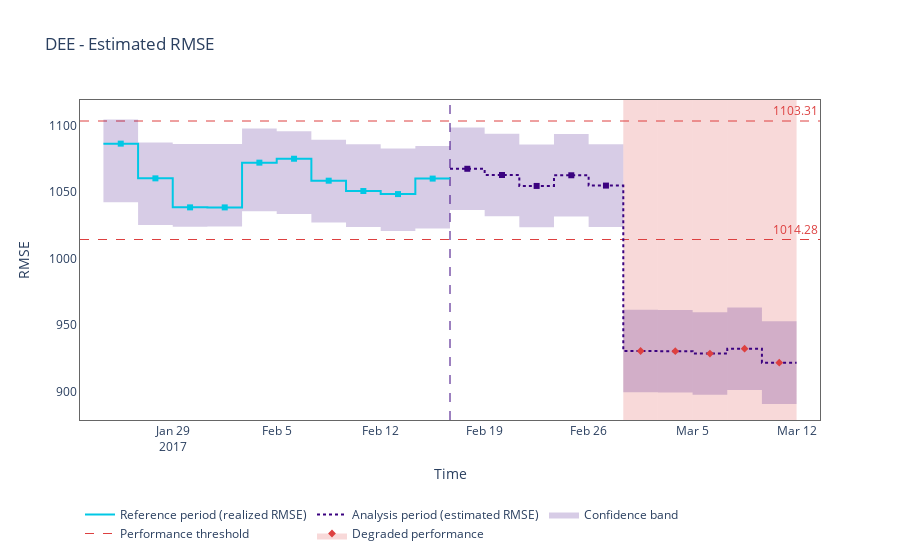
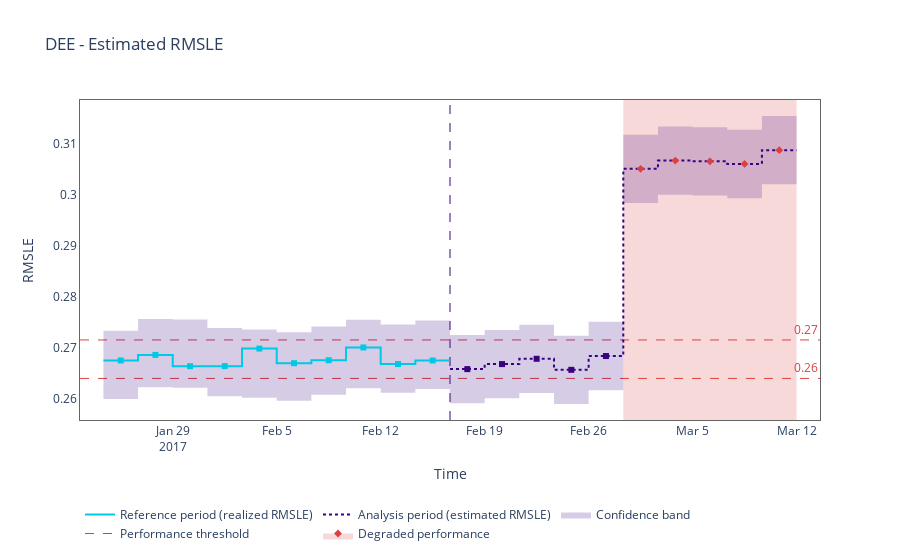

The code cell stored with these charts, in order, in its notebook:
### Code cell
import pandas as pd
import nannyml as nml
from IPython.display import display

reference, analysis, analysis_target = nml.load_synthetic_car_price_dataset()
display(reference.head(3))

estimator = nml.DEE(
    feature_column_names=['car_age', 'km_driven', 'price_new', 'accident_count', 'door_count', 'fuel', 'transmission'],
    y_pred='y_pred',
    y_true='y_true',
    timestamp_column_name='timestamp',
    metrics=['rmse', 'rmsle'],
    chunk_size=6000,
)
estimator.fit(reference)

results = estimator.estimate(analysis)
display(results.data.head(3))

for metric in estimator.metrics:
    fig1 = results.plot(kind='performance', metric=metric, plot_reference=True)
    fig1.show()
    fig1.write_image(f"../_static/tutorial-perf-est-regression-{metric}.svg")

### Figure 1 — Plotly figure (JSON) as saved in the notebook; plotly's stock layout.template omitted (floating-point values rounded to 4 significant figures)
{"data": [{"hoverinfo": "skip", "line": {"color": "rgba(0, 0, 0, 0)", "shape": "hv"}, "mode": "lines", "showlegend": false, "type": "scatter", "x": ["2017-01-24T08:00:00", "2017-01-26T16:00:00", "2017-01-29T00:00:00", "2017-01-31T08:00:00", "2017-02-02T16:00:00", "2017-02-05T00:00:00", "2017-02-07T08:00:00", "2017-02-09T16:00:00", "2017-02-12T00:00:00", "2017-02-14T08:00:00", "2017-02-16T16:00:00", "2017-02-19T00:00:00", "2017-02-21T08:00:00", "2017-02-23T16:00:00", "2017-02-26T00:00:00", "2017-02-28T08:00:00", "2017-03-02T16:00:00", "2017-03-05T00:00:00", "2017-03-07T08:00:00", "2017-03-09T16:00:00", "2017-03-11T23:59:26.400000"], "y": [1104.0, 1087.0, 1086.0, 1086.0, 1098.0, 1096.0, 1089.0, 1086.0, 1083.0, 1085.0, 1098.0, 1094.0, 1086.0, 1094.0, 1086.0, 961.5, 961.4, 959.6, 963.3, 952.8, 952.8]}, {"fill": "tonexty", "fillcolor": "rgba(59, 2, 128, 0.2)", "hoverinfo": "skip", "line": {"color": "rgba(0, 0, 0, 0)", "shape": "hv"}, "mode": "lines", "showlegend": false, "type": "scatter", "x": ["2017-01-24T08:00:00", "2017-01-26T16:00:00", "2017-01-29T00:00:00", "2017-01-31T08:00:00", "2017-02-02T16:00:00", "2017-02-05T00:00:00", "2017-02-07T08:00:00", "2017-02-09T16:00:00", "2017-02-12T00:00:00", "2017-02-14T08:00:00", "2017-02-16T16:00:00", "2017-02-19T00:00:00", "2017-02-21T08:00:00", "2017-02-23T16:00:00", "2017-02-26T00:00:00", "2017-02-28T08:00:00", "2017-03-02T16:00:00", "2017-03-05T00:00:00", "2017-03-07T08:00:00", "2017-03-09T16:00:00", "2017-03-11T23:59:26.400000"], "y": [1042.0, 1025.0, 1024.0, 1024.0, 1036.0, 1034.0, 1027.0, 1024.0, 1021.0, 1022.0, 1036.0, 1032.0, 1023.0, 1031.0, 1024.0, 899.5, 899.3, 897.5, 901.2, 890.7, 890.7]}, {"hoverinfo": "skip", "legendgroup": "1", "line": {"color": "#00c8e5", "shape": "hv", "width": 2}, "mode": "lines", "name": "Reference period (realized RMSE)", "type": "scatter", "x": ["2017-01-24T08:00:00", "2017-01-26T16:00:00", "2017-01-29T00:00:00", "2017-01-31T08:00:00", "2017-02-02T16:00:00", "2017-02-05T00:00:00", "2017-02-07T08:00:00", "2017-02-09T16:00:00", "2017-02-12T00:00:00", "2017-02-14T08:00:00", "2017-02-16T15:59:26.400000"], "y": [1086.0, 1060.0, 1038.0, 1038.0, 1072.0, 1075.0, 1058.0, 1051.0, 1048.0, 1060.0, 1060.0]}, {"hoverinfo": "skip", "legendgroup": "1", "line": {"color": "#3b0280", "dash": "dot", "shape": "hv", "width": 2}, "mode": "lines", "name": "Analysis period (estimated RMSE)", "type": "scatter", "x": ["2017-02-16T16:00:00", "2017-02-19T00:00:00", "2017-02-21T08:00:00", "2017-02-23T16:00:00", "2017-02-26T00:00:00", "2017-02-28T08:00:00", "2017-03-02T16:00:00", "2017-03-05T00:00:00", "2017-03-07T08:00:00", "2017-03-09T16:00:00", "2017-03-11T23:59:26.400000"], "y": [1067.0, 1063.0, 1055.0, 1063.0, 1055.0, 930.5, 930.3, 928.6, 932.2, 921.7, 921.7]}, {"customdata": [["[0:5999]", "Jan-24-2017", "Jan-26-2017", "1086.3098", "<b style=\"color:#00c8e5;line-height:60px\">Reference</b>", "", "", 31.04], ["[6000:11999]", "Jan-26-2017", "Jan-28-2017", "1060.2215", "<b style=\"color:#00c8e5;line-height:60px\">Reference</b>", "", "", 31.04], ["[12000:17999]", "Jan-29-2017", "Jan-31-2017", "1038.4193", "<b style=\"color:#00c8e5;line-height:60px\">Reference</b>", "", "", 31.04], ["[18000:23999]", "Jan-31-2017", "Feb-02-2017", "1038.3987", "<b style=\"color:#00c8e5;line-height:60px\">Reference</b>", "", "", 31.04], ["[24000:29999]", "Feb-02-2017", "Feb-04-2017", "1072.0212", "<b style=\"color:#00c8e5;line-height:60px\">Reference</b>", "", "", 31.04], ["[30000:35999]", "Feb-05-2017", "Feb-07-2017", "1074.9672", "<b style=\"color:#00c8e5;line-height:60px\">Reference</b>", "", "", 31.04], ["[36000:41999]", "Feb-07-2017", "Feb-09-2017", "1058.4760", "<b style=\"color:#00c8e5;line-height:60px\">Reference</b>", "", "", 31.04], ["[42000:47999]", "Feb-09-2017", "Feb-11-2017", "1050.6953", "<b style=\"color:#00c8e5;line-height:60px\">Reference</b>", "", "", 31.04], ["[48000:53999]", "Feb-12-2017", "Feb-14-2017", "1048.3968", "<b style=\"color:#00c8e5;line-height:60px\">Reference</b>", "", "", 31.04], ["[54000:59999]", "Feb-14-2017", "Feb-16-2017", "1060.0436", "<b style=\"color:#00c8e5;line-height:60px\">Reference</b>", "", "", 31.04]], "hovertemplate": "%{customdata[4]} &nbsp; &nbsp; <span style=\"color:#AD0000\">%{customdata[5]}</span><br>Chunk: <b>%{customdata[0]}</b> &nbsp; &nbsp; From <b>%{customdata[1]}</b> to <b>%{customdata[2]}</b> &nbsp; &nbsp; <br>RMSE: <b>%{customdata[3]}</b>  &nbsp; &nbsp; %{customdata[6]}</b>  &nbsp; &nbsp;<br>Sampling error range: +/-<b>%{customdata[7]}</b><extra></extra>", "marker": {"color": "#00c8e5", "size": 6, "symbol": "square"}, "mode": "markers", "name": "Reference", "showlegend": false, "type": "scatter", "x": ["2017-01-25T11:59:43.200000", "2017-01-27T19:59:43.200000", "2017-01-30T03:59:43.200000", "2017-02-01T11:59:43.200000", "2017-02-03T19:59:43.200000", "2017-02-06T03:59:43.200000", "2017-02-08T11:59:43.200000", "2017-02-10T19:59:43.200000", "2017-02-13T03:59:43.200000", "2017-02-15T11:59:43.200000"], "y": [1086.0, 1060.0, 1038.0, 1038.0, 1072.0, 1075.0, 1058.0, 1051.0, 1048.0, 1060.0]}, {"customdata": [["[0:5999]", "Feb-16-2017", "Feb-18-2017", "1067.4164", "<b style=\"color:#3b0280;line-height:60px\">Analysis</b>", "", "", 31.04], ["[6000:11999]", "Feb-19-2017", "Feb-21-2017", "1062.7414", "<b style=\"color:#3b0280;line-height:60px\">Analysis</b>", "", "", 31.04], ["[12000:17999]", "Feb-21-2017", "Feb-23-2017", "1054.5333", "<b style=\"color:#3b0280;line-height:60px\">Analysis</b>", "", "", 31.04], ["[18000:23999]", "Feb-23-2017", "Feb-25-2017", "1062.5352", "<b style=\"color:#3b0280;line-height:60px\">Analysis</b>", "", "", 31.04], ["[24000:29999]", "Feb-26-2017", "Feb-28-2017", "1054.7854", "<b style=\"color:#3b0280;line-height:60px\">Analysis</b>", "", "", 31.04]], "hovertemplate": "%{customdata[4]} &nbsp; &nbsp; <span style=\"color:#AD0000\">%{customdata[5]}</span><br>Chunk: <b>%{customdata[0]}</b> &nbsp; &nbsp; From <b>%{customdata[1]}</b> to <b>%{customdata[2]}</b> &nbsp; &nbsp; <br>RMSE: <b>%{customdata[3]}</b>  &nbsp; &nbsp; %{customdata[6]}</b>  &nbsp; &nbsp;<br>Sampling error range: +/-<b>%{customdata[7]}</b><extra></extra>", "marker": {"color": "#3b0280", "size": 6, "symbol": "square"}, "mode": "markers", "name": "No change", "showlegend": false, "type": "scatter", "x": ["2017-02-17T19:59:43.200000", "2017-02-20T03:59:43.200000", "2017-02-22T11:59:43.200000", "2017-02-24T19:59:43.200000", "2017-02-27T03:59:43.200000"], "y": [1067.0, 1063.0, 1055.0, 1063.0, 1055.0]}, {"customdata": [["[30000:35999]", "Feb-28-2017", "Mar-02-2017", "930.4974", "<b style=\"color:#3b0280;line-height:60px\">Analysis</b>", "⚠ <b>Drift detected</b>", "", 31.04], ["[36000:41999]", "Mar-02-2017", "Mar-04-2017", "930.3401", "<b style=\"color:#3b0280;line-height:60px\">Analysis</b>", "⚠ <b>Drift detected</b>", "", 31.04], ["[42000:47999]", "Mar-05-2017", "Mar-07-2017", "928.5926", "<b style=\"color:#3b0280;line-height:60px\">Analysis</b>", "⚠ <b>Drift detected</b>", "", 31.04], ["[48000:53999]", "Mar-07-2017", "Mar-09-2017", "932.2370", "<b style=\"color:#3b0280;line-height:60px\">Analysis</b>", "⚠ <b>Drift detected</b>", "", 31.04], ["[54000:59999]", "Mar-09-2017", "Mar-11-2017", "921.7304", "<b style=\"color:#3b0280;line-height:60px\">Analysis</b>", "⚠ <b>Drift detected</b>", "", 31.04]], "hovertemplate": "%{customdata[4]} &nbsp; &nbsp; <span style=\"color:#AD0000\">%{customdata[5]}</span><br>Chunk: <b>%{customdata[0]}</b> &nbsp; &nbsp; From <b>%{customdata[1]}</b> to <b>%{customdata[2]}</b> &nbsp; &nbsp; <br>RMSE: <b>%{customdata[3]}</b>  &nbsp; &nbsp; %{customdata[6]}</b>  &nbsp; &nbsp;<br>Sampling error range: +/-<b>%{customdata[7]}</b><extra></extra>", "marker": {"color": "#DD4040", "size": 6, "symbol": "diamond"}, "mode": "markers", "name": "Change", "showlegend": false, "type": "scatter", "x": ["2017-03-01T11:59:43.200000", "2017-03-03T19:59:43.200000", "2017-03-06T03:59:43.200000", "2017-03-08T11:59:43.200000", "2017-03-10T19:59:43.200000"], "y": [930.5, 930.3, 928.6, 932.2, 921.7]}, {"line": {"color": "rgba(0, 0, 0, 0)"}, "mode": "lines", "showlegend": false, "type": "scatter", "x": [[1485345583200000000], [1489175983200000000]], "y": [null, null]}, {"fill": "tonexty", "fillcolor": "rgba(59, 2, 128, 0.2)", "legendgroup": "1", "line": {"color": "rgba(0, 0, 0, 0)"}, "mode": "lines", "name": "Confidence band", "type": "scatter", "x": [[1485345583200000000], [1489175983200000000]], "y": [null, null]}, {"legendgroup": "1", "line": {"color": "#DD4040", "dash": "dash", "width": 1}, "mode": "lines", "name": "Performance threshold", "type": "scatter", "x": [[1485345583200000000], [1489175983200000000]], "y": [null, null]}, {"line": {"color": "rgba(0, 0, 0, 0)"}, "mode": "lines", "showlegend": false, "type": "scatter", "x": [[1485345583200000000], [1489175983200000000]], "y": [null, null]}, {"fill": "tonexty", "fillcolor": "rgba(221, 64, 64, 0.2)", "legendgroup": "1", "line": {"color": "rgba(0, 0, 0, 0)"}, "marker": {"color": "#DD4040", "size": 6, "symbol": "diamond"}, "mode": "lines+markers", "name": "Degraded performance", "type": "scatter", "x": [[1485345583200000000], [1489175983200000000]], "y": [null, null]}], "layout": {"annotations": [{"font": {"color": "#DD4040"}, "showarrow": false, "text": "1103.31", "x": 1, "xanchor": "right", "xref": "x domain", "y": 1103.0, "yanchor": "bottom", "yref": "y"}, {"font": {"color": "#DD4040"}, "showarrow": false, "text": "1014.28", "x": 1, "xanchor": "right", "xref": "x domain", "y": 1014.0, "yanchor": "bottom", "yref": "y"}], "autosize": true, "hoverlabel": {"bgcolor": "white", "font": {"size": 14}}, "legend": {"itemclick": false, "itemdoubleclick": false, "orientation": "h", "traceorder": "normal", "x": 0, "xanchor": "left", "y": -0.25, "yanchor": "top"}, "paper_bgcolor": "rgba(255,255,255,1)", "plot_bgcolor": "rgba(255,255,255,1)", "shapes": [{"layer": "below", "line": {"color": "#DD4040", "dash": "dash", "width": 1}, "type": "line", "x0": 0, "x1": 1, "xref": "x domain", "y0": 1103.0, "y1": 1103.0, "yref": "y"}, {"layer": "below", "line": {"color": "#DD4040", "dash": "dash", "width": 1}, "type": "line", "x0": 0, "x1": 1, "xref": "x domain", "y0": 1014.0, "y1": 1014.0, "yref": "y"}, {"layer": "below", "line": {"color": "#3b0280", "dash": "dash", "width": 1}, "type": "line", "x0": "2017-02-16T16:00:00", "x1": "2017-02-16T16:00:00", "xref": "x", "y0": 0, "y1": 1, "yref": "y domain"}, {"fillcolor": "#DD4040", "layer": "below", "line": {"width": 0}, "opacity": 0.2, "type": "rect", "x0": "2017-02-28T08:00:00", "x1": "2017-03-02T15:59:26.400000", "xref": "x", "y0": 0, "y1": 1, "yref": "y domain"}, {"fillcolor": "#DD4040", "layer": "below", "line": {"width": 0}, "opacity": 0.2, "type": "rect", "x0": "2017-03-02T16:00:00", "x1": "2017-03-04T23:59:26.400000", "xref": "x", "y0": 0, "y1": 1, "yref": "y domain"}, {"fillcolor": "#DD4040", "layer": "below", "line": {"width": 0}, "opacity": 0.2, "type": "rect", "x0": "2017-03-05T00:00:00", "x1": "2017-03-07T07:59:26.400000", "xref": "x", "y0": 0, "y1": 1, "yref": "y domain"}, {"fillcolor": "#DD4040", "layer": "below", "line": {"width": 0}, "opacity": 0.2, "type": "rect", "x0": "2017-03-07T08:00:00", "x1": "2017-03-09T15:59:26.400000", "xref": "x", "y0": 0, "y1": 1, "yref": "y domain"}, {"fillcolor": "#DD4040", "layer": "below", "line": {"width": 0}, "opacity": 0.2, "type": "rect", "x0": "2017-03-09T16:00:00", "x1": "2017-03-11T23:59:26.400000", "xref": "x", "y0": 0, "y1": 1, "yref": "y domain"}], "title": {"text": "DEE - Estimated RMSE"}, "xaxis": {"autorange": true, "linecolor": "#666666", "mirror": true, "range": ["2017-01-22 17:34:58.615", "2017-03-13 14:24:27.785"], "showgrid": false, "title": {"text": "Time"}, "type": "date", "zeroline": false}, "yaxis": {"autorange": true, "linecolor": "#666666", "mirror": true, "range": [877.6, 1139.0], "showgrid": false, "title": {"text": "RMSE"}, "type": "linear", "zeroline": false}}}

### Figure 2 — Plotly figure (JSON) as saved in the notebook; plotly's stock layout.template omitted (floating-point values rounded to 4 significant figures)
{"data": [{"hoverinfo": "skip", "line": {"color": "rgba(0, 0, 0, 0)", "shape": "hv"}, "mode": "lines", "showlegend": false, "type": "scatter", "x": ["2017-01-24T08:00:00", "2017-01-26T16:00:00", "2017-01-29T00:00:00", "2017-01-31T08:00:00", "2017-02-02T16:00:00", "2017-02-05T00:00:00", "2017-02-07T08:00:00", "2017-02-09T16:00:00", "2017-02-12T00:00:00", "2017-02-14T08:00:00", "2017-02-16T16:00:00", "2017-02-19T00:00:00", "2017-02-21T08:00:00", "2017-02-23T16:00:00", "2017-02-26T00:00:00", "2017-02-28T08:00:00", "2017-03-02T16:00:00", "2017-03-05T00:00:00", "2017-03-07T08:00:00", "2017-03-09T16:00:00", "2017-03-11T23:59:26.400000"], "y": [0.2733, 0.2756, 0.2755, 0.2739, 0.2736, 0.273, 0.2742, 0.2755, 0.2745, 0.2753, 0.2725, 0.2735, 0.2745, 0.2724, 0.2751, 0.3119, 0.3135, 0.3133, 0.3128, 0.3155, 0.3155]}, {"fill": "tonexty", "fillcolor": "rgba(59, 2, 128, 0.2)", "hoverinfo": "skip", "line": {"color": "rgba(0, 0, 0, 0)", "shape": "hv"}, "mode": "lines", "showlegend": false, "type": "scatter", "x": ["2017-01-24T08:00:00", "2017-01-26T16:00:00", "2017-01-29T00:00:00", "2017-01-31T08:00:00", "2017-02-02T16:00:00", "2017-02-05T00:00:00", "2017-02-07T08:00:00", "2017-02-09T16:00:00", "2017-02-12T00:00:00", "2017-02-14T08:00:00", "2017-02-16T16:00:00", "2017-02-19T00:00:00", "2017-02-21T08:00:00", "2017-02-23T16:00:00", "2017-02-26T00:00:00", "2017-02-28T08:00:00", "2017-03-02T16:00:00", "2017-03-05T00:00:00", "2017-03-07T08:00:00", "2017-03-09T16:00:00", "2017-03-11T23:59:26.400000"], "y": [0.2599, 0.2622, 0.2621, 0.2604, 0.2602, 0.2596, 0.2607, 0.262, 0.2611, 0.2619, 0.2591, 0.26, 0.2611, 0.2589, 0.2616, 0.2984, 0.3001, 0.2999, 0.2994, 0.3021, 0.3021]}, {"hoverinfo": "skip", "legendgroup": "1", "line": {"color": "#00c8e5", "shape": "hv", "width": 2}, "mode": "lines", "name": "Reference period (realized RMSLE)", "type": "scatter", "x": ["2017-01-24T08:00:00", "2017-01-26T16:00:00", "2017-01-29T00:00:00", "2017-01-31T08:00:00", "2017-02-02T16:00:00", "2017-02-05T00:00:00", "2017-02-07T08:00:00", "2017-02-09T16:00:00", "2017-02-12T00:00:00", "2017-02-14T08:00:00", "2017-02-16T15:59:26.400000"], "y": [0.2675, 0.2686, 0.2663, 0.2664, 0.2698, 0.2669, 0.2675, 0.27, 0.2668, 0.2675, 0.2675]}, {"hoverinfo": "skip", "legendgroup": "1", "line": {"color": "#3b0280", "dash": "dot", "shape": "hv", "width": 2}, "mode": "lines", "name": "Analysis period (estimated RMSLE)", "type": "scatter", "x": ["2017-02-16T16:00:00", "2017-02-19T00:00:00", "2017-02-21T08:00:00", "2017-02-23T16:00:00", "2017-02-26T00:00:00", "2017-02-28T08:00:00", "2017-03-02T16:00:00", "2017-03-05T00:00:00", "2017-03-07T08:00:00", "2017-03-09T16:00:00", "2017-03-11T23:59:26.400000"], "y": [0.2658, 0.2668, 0.2678, 0.2656, 0.2683, 0.3051, 0.3068, 0.3066, 0.3061, 0.3088, 0.3088]}, {"customdata": [["[0:5999]", "Jan-24-2017", "Jan-26-2017", "0.2675", "<b style=\"color:#00c8e5;line-height:60px\">Reference</b>", "", "", 0.0067], ["[6000:11999]", "Jan-26-2017", "Jan-28-2017", "0.2686", "<b style=\"color:#00c8e5;line-height:60px\">Reference</b>", "", "", 0.0067], ["[12000:17999]", "Jan-29-2017", "Jan-31-2017", "0.2663", "<b style=\"color:#00c8e5;line-height:60px\">Reference</b>", "", "", 0.0067], ["[18000:23999]", "Jan-31-2017", "Feb-02-2017", "0.2664", "<b style=\"color:#00c8e5;line-height:60px\">Reference</b>", "", "", 0.0067], ["[24000:29999]", "Feb-02-2017", "Feb-04-2017", "0.2698", "<b style=\"color:#00c8e5;line-height:60px\">Reference</b>", "", "", 0.0067], ["[30000:35999]", "Feb-05-2017", "Feb-07-2017", "0.2669", "<b style=\"color:#00c8e5;line-height:60px\">Reference</b>", "", "", 0.0067], ["[36000:41999]", "Feb-07-2017", "Feb-09-2017", "0.2675", "<b style=\"color:#00c8e5;line-height:60px\">Reference</b>", "", "", 0.0067], ["[42000:47999]", "Feb-09-2017", "Feb-11-2017", "0.2700", "<b style=\"color:#00c8e5;line-height:60px\">Reference</b>", "", "", 0.0067], ["[48000:53999]", "Feb-12-2017", "Feb-14-2017", "0.2668", "<b style=\"color:#00c8e5;line-height:60px\">Reference</b>", "", "", 0.0067], ["[54000:59999]", "Feb-14-2017", "Feb-16-2017", "0.2675", "<b style=\"color:#00c8e5;line-height:60px\">Reference</b>", "", "", 0.0067]], "hovertemplate": "%{customdata[4]} &nbsp; &nbsp; <span style=\"color:#AD0000\">%{customdata[5]}</span><br>Chunk: <b>%{customdata[0]}</b> &nbsp; &nbsp; From <b>%{customdata[1]}</b> to <b>%{customdata[2]}</b> &nbsp; &nbsp; <br>RMSLE: <b>%{customdata[3]}</b>  &nbsp; &nbsp; %{customdata[6]}</b>  &nbsp; &nbsp;<br>Sampling error range: +/-<b>%{customdata[7]}</b><extra></extra>", "marker": {"color": "#00c8e5", "size": 6, "symbol": "square"}, "mode": "markers", "name": "Reference", "showlegend": false, "type": "scatter", "x": ["2017-01-25T11:59:43.200000", "2017-01-27T19:59:43.200000", "2017-01-30T03:59:43.200000", "2017-02-01T11:59:43.200000", "2017-02-03T19:59:43.200000", "2017-02-06T03:59:43.200000", "2017-02-08T11:59:43.200000", "2017-02-10T19:59:43.200000", "2017-02-13T03:59:43.200000", "2017-02-15T11:59:43.200000"], "y": [0.2675, 0.2686, 0.2663, 0.2664, 0.2698, 0.2669, 0.2675, 0.27, 0.2668, 0.2675]}, {"customdata": [["[0:5999]", "Feb-16-2017", "Feb-18-2017", "0.2658", "<b style=\"color:#3b0280;line-height:60px\">Analysis</b>", "", "", 0.0067], ["[6000:11999]", "Feb-19-2017", "Feb-21-2017", "0.2668", "<b style=\"color:#3b0280;line-height:60px\">Analysis</b>", "", "", 0.0067], ["[12000:17999]", "Feb-21-2017", "Feb-23-2017", "0.2678", "<b style=\"color:#3b0280;line-height:60px\">Analysis</b>", "", "", 0.0067], ["[18000:23999]", "Feb-23-2017", "Feb-25-2017", "0.2656", "<b style=\"color:#3b0280;line-height:60px\">Analysis</b>", "", "", 0.0067], ["[24000:29999]", "Feb-26-2017", "Feb-28-2017", "0.2683", "<b style=\"color:#3b0280;line-height:60px\">Analysis</b>", "", "", 0.0067]], "hovertemplate": "%{customdata[4]} &nbsp; &nbsp; <span style=\"color:#AD0000\">%{customdata[5]}</span><br>Chunk: <b>%{customdata[0]}</b> &nbsp; &nbsp; From <b>%{customdata[1]}</b> to <b>%{customdata[2]}</b> &nbsp; &nbsp; <br>RMSLE: <b>%{customdata[3]}</b>  &nbsp; &nbsp; %{customdata[6]}</b>  &nbsp; &nbsp;<br>Sampling error range: +/-<b>%{customdata[7]}</b><extra></extra>", "marker": {"color": "#3b0280", "size": 6, "symbol": "square"}, "mode": "markers", "name": "No change", "showlegend": false, "type": "scatter", "x": ["2017-02-17T19:59:43.200000", "2017-02-20T03:59:43.200000", "2017-02-22T11:59:43.200000", "2017-02-24T19:59:43.200000", "2017-02-27T03:59:43.200000"], "y": [0.2658, 0.2668, 0.2678, 0.2656, 0.2683]}, {"customdata": [["[30000:35999]", "Feb-28-2017", "Mar-02-2017", "0.3051", "<b style=\"color:#3b0280;line-height:60px\">Analysis</b>", "⚠ <b>Drift detected</b>", "", 0.0067], ["[36000:41999]", "Mar-02-2017", "Mar-04-2017", "0.3068", "<b style=\"color:#3b0280;line-height:60px\">Analysis</b>", "⚠ <b>Drift detected</b>", "", 0.0067], ["[42000:47999]", "Mar-05-2017", "Mar-07-2017", "0.3066", "<b style=\"color:#3b0280;line-height:60px\">Analysis</b>", "⚠ <b>Drift detected</b>", "", 0.0067], ["[48000:53999]", "Mar-07-2017", "Mar-09-2017", "0.3061", "<b style=\"color:#3b0280;line-height:60px\">Analysis</b>", "⚠ <b>Drift detected</b>", "", 0.0067], ["[54000:59999]", "Mar-09-2017", "Mar-11-2017", "0.3088", "<b style=\"color:#3b0280;line-height:60px\">Analysis</b>", "⚠ <b>Drift detected</b>", "", 0.0067]], "hovertemplate": "%{customdata[4]} &nbsp; &nbsp; <span style=\"color:#AD0000\">%{customdata[5]}</span><br>Chunk: <b>%{customdata[0]}</b> &nbsp; &nbsp; From <b>%{customdata[1]}</b> to <b>%{customdata[2]}</b> &nbsp; &nbsp; <br>RMSLE: <b>%{customdata[3]}</b>  &nbsp; &nbsp; %{customdata[6]}</b>  &nbsp; &nbsp;<br>Sampling error range: +/-<b>%{customdata[7]}</b><extra></extra>", "marker": {"color": "#DD4040", "size": 6, "symbol": "diamond"}, "mode": "markers", "name": "Change", "showlegend": false, "type": "scatter", "x": ["2017-03-01T11:59:43.200000", "2017-03-03T19:59:43.200000", "2017-03-06T03:59:43.200000", "2017-03-08T11:59:43.200000", "2017-03-10T19:59:43.200000"], "y": [0.3051, 0.3068, 0.3066, 0.3061, 0.3088]}, {"line": {"color": "rgba(0, 0, 0, 0)"}, "mode": "lines", "showlegend": false, "type": "scatter", "x": [[1485345583200000000], [1489175983200000000]], "y": [null, null]}, {"fill": "tonexty", "fillcolor": "rgba(59, 2, 128, 0.2)", "legendgroup": "1", "line": {"color": "rgba(0, 0, 0, 0)"}, "mode": "lines", "name": "Confidence band", "type": "scatter", "x": [[1485345583200000000], [1489175983200000000]], "y": [null, null]}, {"legendgroup": "1", "line": {"color": "#DD4040", "dash": "dash", "width": 1}, "mode": "lines", "name": "Performance threshold", "type": "scatter", "x": [[1485345583200000000], [1489175983200000000]], "y": [null, null]}, {"line": {"color": "rgba(0, 0, 0, 0)"}, "mode": "lines", "showlegend": false, "type": "scatter", "x": [[1485345583200000000], [1489175983200000000]], "y": [null, null]}, {"fill": "tonexty", "fillcolor": "rgba(221, 64, 64, 0.2)", "legendgroup": "1", "line": {"color": "rgba(0, 0, 0, 0)"}, "marker": {"color": "#DD4040", "size": 6, "symbol": "diamond"}, "mode": "lines+markers", "name": "Degraded performance", "type": "scatter", "x": [[1485345583200000000], [1489175983200000000]], "y": [null, null]}], "layout": {"annotations": [{"font": {"color": "#DD4040"}, "showarrow": false, "text": "0.27", "x": 1, "xanchor": "right", "xref": "x domain", "y": 0.2715, "yanchor": "bottom", "yref": "y"}, {"font": {"color": "#DD4040"}, "showarrow": false, "text": "0.26", "x": 1, "xanchor": "right", "xref": "x domain", "y": 0.2639, "yanchor": "bottom", "yref": "y"}], "autosize": true, "hoverlabel": {"bgcolor": "white", "font": {"size": 14}}, "legend": {"itemclick": false, "itemdoubleclick": false, "orientation": "h", "traceorder": "normal", "x": 0, "xanchor": "left", "y": -0.25, "yanchor": "top"}, "paper_bgcolor": "rgba(255,255,255,1)", "plot_bgcolor": "rgba(255,255,255,1)", "shapes": [{"layer": "below", "line": {"color": "#DD4040", "dash": "dash", "width": 1}, "type": "line", "x0": 0, "x1": 1, "xref": "x domain", "y0": 0.2715, "y1": 0.2715, "yref": "y"}, {"layer": "below", "line": {"color": "#DD4040", "dash": "dash", "width": 1}, "type": "line", "x0": 0, "x1": 1, "xref": "x domain", "y0": 0.2639, "y1": 0.2639, "yref": "y"}, {"layer": "below", "line": {"color": "#3b0280", "dash": "dash", "width": 1}, "type": "line", "x0": "2017-02-16T16:00:00", "x1": "2017-02-16T16:00:00", "xref": "x", "y0": 0, "y1": 1, "yref": "y domain"}, {"fillcolor": "#DD4040", "layer": "below", "line": {"width": 0}, "opacity": 0.2, "type": "rect", "x0": "2017-02-28T08:00:00", "x1": "2017-03-02T15:59:26.400000", "xref": "x", "y0": 0, "y1": 1, "yref": "y domain"}, {"fillcolor": "#DD4040", "layer": "below", "line": {"width": 0}, "opacity": 0.2, "type": "rect", "x0": "2017-03-02T16:00:00", "x1": "2017-03-04T23:59:26.400000", "xref": "x", "y0": 0, "y1": 1, "yref": "y domain"}, {"fillcolor": "#DD4040", "layer": "below", "line": {"width": 0}, "opacity": 0.2, "type": "rect", "x0": "2017-03-05T00:00:00", "x1": "2017-03-07T07:59:26.400000", "xref": "x", "y0": 0, "y1": 1, "yref": "y domain"}, {"fillcolor": "#DD4040", "layer": "below", "line": {"width": 0}, "opacity": 0.2, "type": "rect", "x0": "2017-03-07T08:00:00", "x1": "2017-03-09T15:59:26.400000", "xref": "x", "y0": 0, "y1": 1, "yref": "y domain"}, {"fillcolor": "#DD4040", "layer": "below", "line": {"width": 0}, "opacity": 0.2, "type": "rect", "x0": "2017-03-09T16:00:00", "x1": "2017-03-11T23:59:26.400000", "xref": "x", "y0": 0, "y1": 1, "yref": "y domain"}], "title": {"text": "DEE - Estimated RMSLE"}, "xaxis": {"autorange": true, "linecolor": "#666666", "mirror": true, "range": ["2017-01-22 17:34:58.615", "2017-03-13 14:24:27.785"], "showgrid": false, "title": {"text": "Time"}, "type": "date", "zeroline": false}, "yaxis": {"autorange": true, "linecolor": "#666666", "mirror": true, "range": [0.2558, 0.3187], "showgrid": false, "title": {"text": "RMSLE"}, "type": "linear", "zeroline": false}}}
